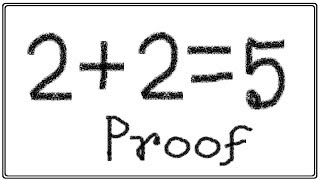
#> input picture exp 5.jpeg, 320 x 180 px, found by its file name
$ python main.py
#> lines starting #> are read from the running program, lines starting #| are printed output that depends on the picture; after the words box and inside, x2 and y2 are one past the last pixel; in counts of white or black regions, pixels touching at a corner belong together
import cv2
import numpy as np
import pytesseract
from PIL import Image

# Path of working folder on Disk
src_path = "C:/math exp/"


# Set the tesseract path in the script
pytesseract.pytesseract.tesseract_cmd = r'C:\Program Files\Tesseract-OCR\tesseract.exe'


def get_string(img_path, tub_kernel):
    # Read image with opencv
#> called with img_path = 'C:/math exp/exp 5.jpeg', tub_kernel = (2, 3)
    img = cv2.imread(img_path)
#> img is the input picture: shape (180, 320, 3); min 0, max 255, mean 224.5

    # Convert to gray
    gray = cv2.cvtColor(img, cv2.COLOR_BGR2GRAY)

    # Apply dilation and erosion to remove some noise
    kernel = np.ones(tub_kernel, np.uint8)
    gray = cv2.dilate(gray, kernel, iterations=1)
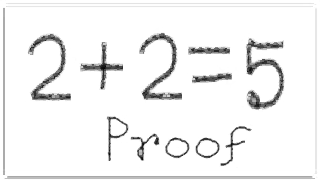
#> gray: shape (180, 320); min 4, max 255, mean 241.2
    gray = cv2.erode(gray, kernel, iterations=2)
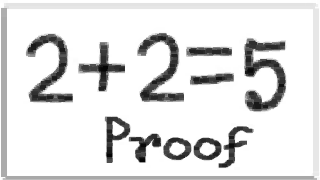
#> gray: shape (180, 320); min 4, max 255, mean 225.1

    # Write image after removed noise
    cv2.imwrite(src_path + "removed_noise.png", gray)

    #  Apply threshold to get image with only black and white
    # img = cv2.adaptiveThreshold(img, 255, cv2.ADAPTIVE_THRESH_GAUSSIAN_C, cv2.THRESH_BINARY, 31, 2)
    _, gray = cv2.threshold(gray, 127, 255, cv2.THRESH_BINARY)
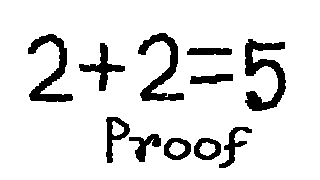
#> gray: shape (180, 320); 88.4% white; 11 black regions, largest, box (x1, y1, x2, y2) and area: (245, 39, 286, 111) 1362, (138, 33, 184, 101) 1093, (28, 34, 73, 102) 1088

    # Write the image after apply opencv
    cv2.imwrite(src_path + "thres.png", gray)

    # Recognize text with tesseract for python
#> (the run stopped early here; a loop or call above may not have finished)

$ run again, with exp 1.jpeg copied over exp 5.jpeg
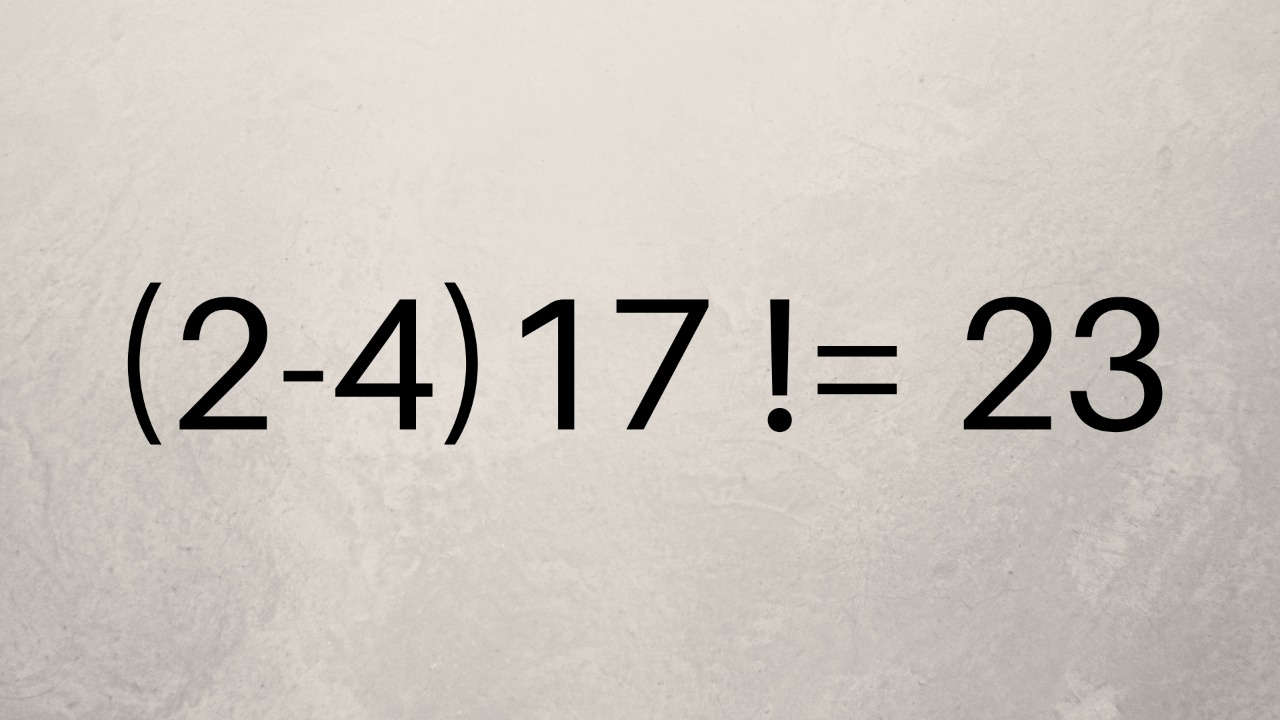
#> input picture exp 1.jpeg, 1280 x 720 px, found by its file name
#> in get_string, img is the input picture: shape (720, 1280, 3); mean B, G, R 191.3, 198.6, 204.9
#> in get_string, `gray = cv2.erode(gray, kernel, iterations=2)`:
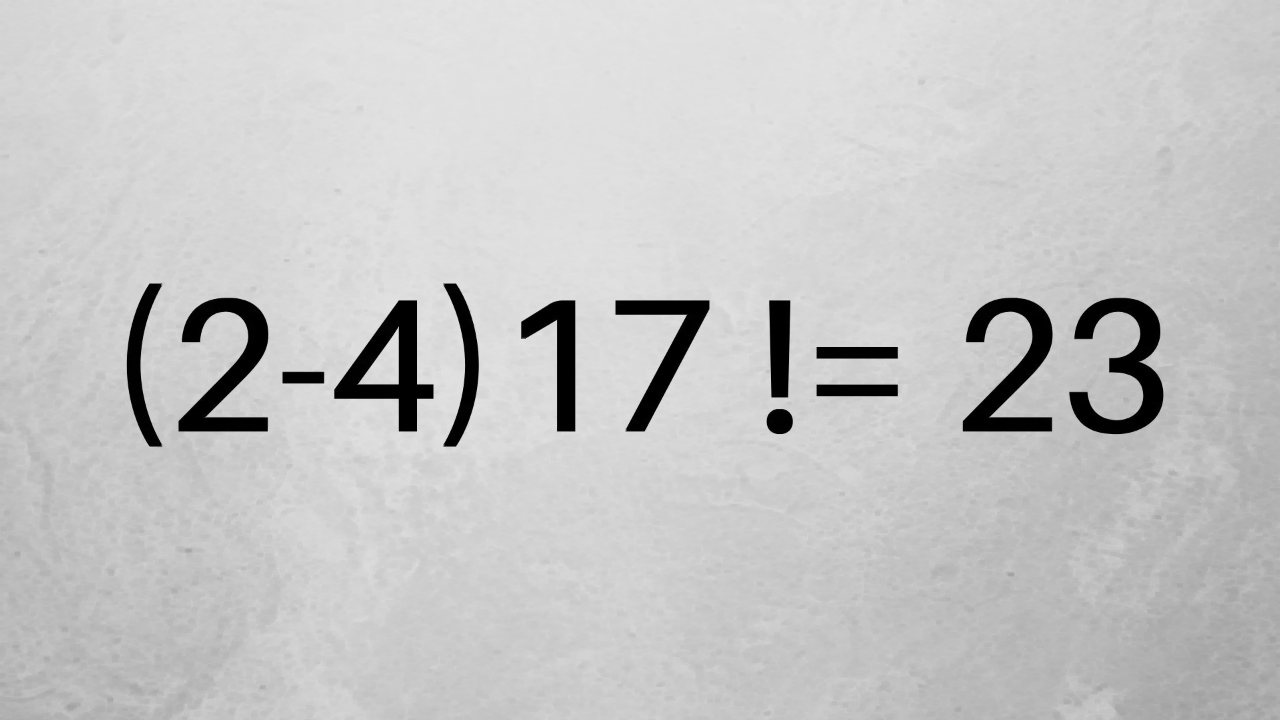
#> gray: shape (720, 1280); min 0, max 230, mean 198.2
#> in get_string, `_, gray = cv2.threshold(gray, 127, 255, cv2.THRESH_BINARY)`:
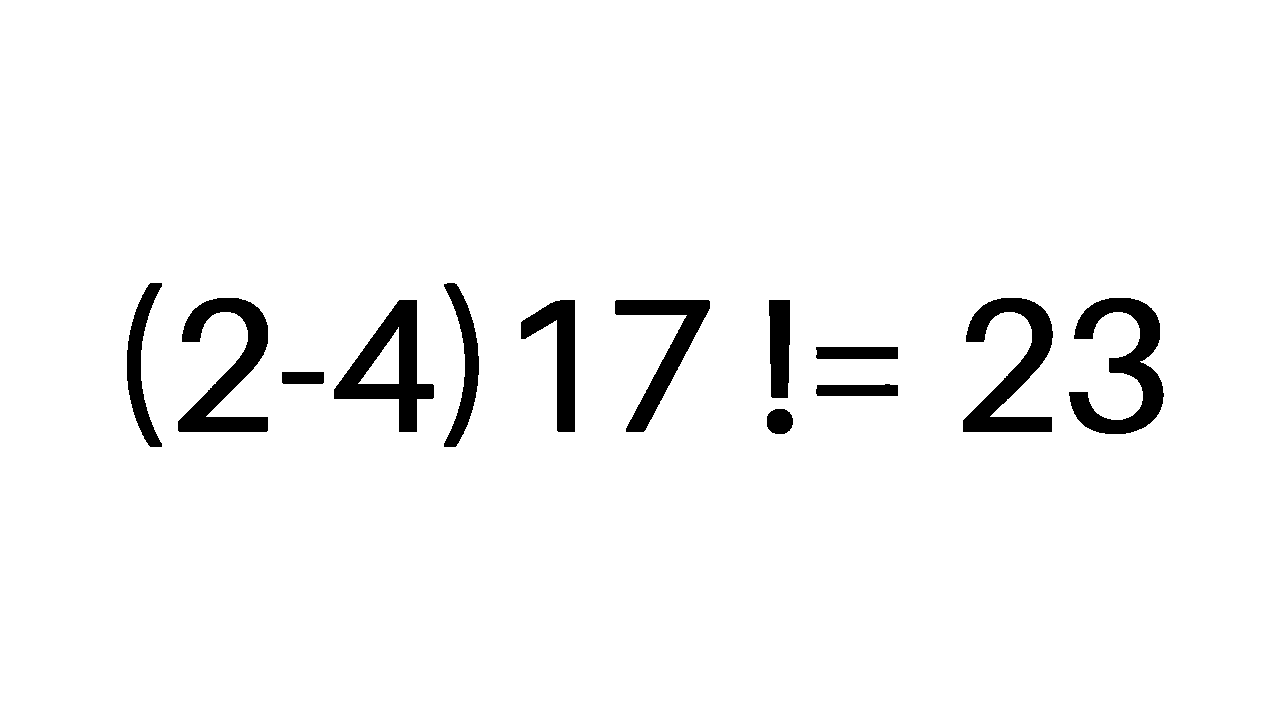
#> gray: shape (720, 1280); 96% white; 13 black regions, largest, box (x1, y1, x2, y2) and area: (1069, 298, 1164, 434) 5336, (963, 298, 1053, 432) 5056, (178, 298, 268, 432) 5036

$ run again, with exp 3.jpeg copied over exp 5.jpeg
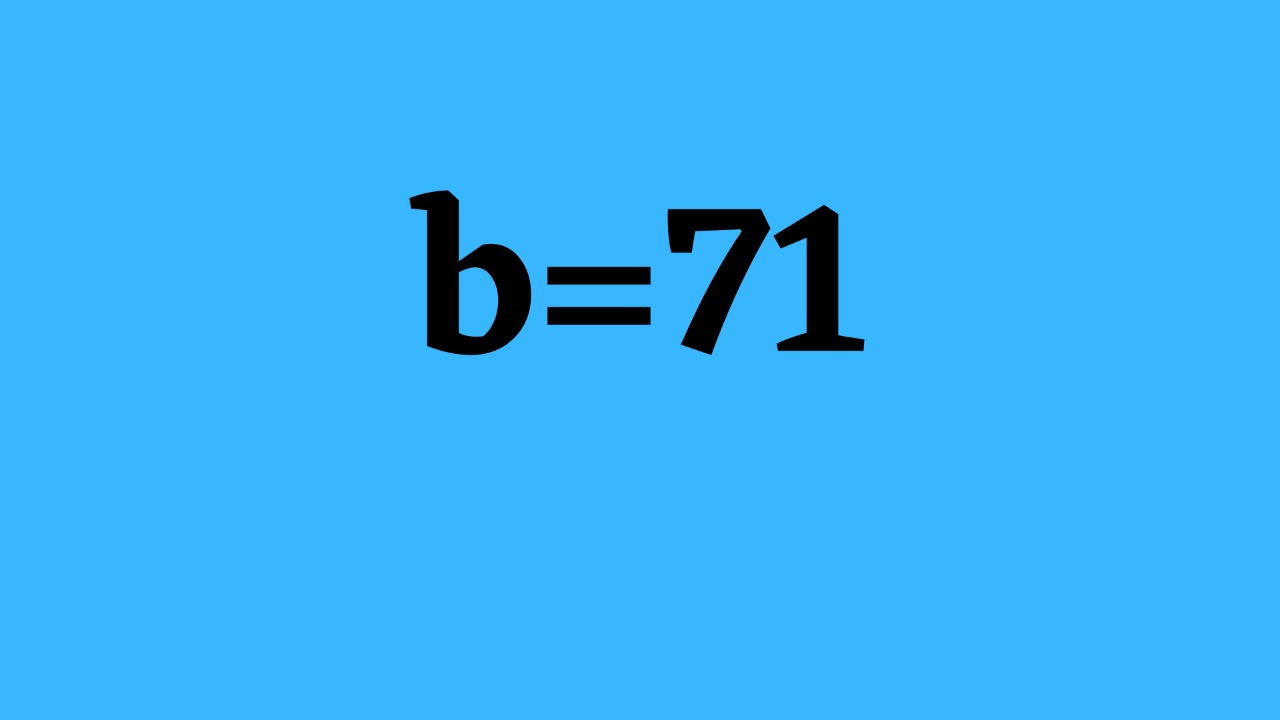
#> input picture exp 3.jpeg, 1280 x 720 px, found by its file name
#> in get_string, img is the input picture: shape (720, 1280, 3); mean B, G, R 248, 177, 54.5
#> in get_string, `gray = cv2.cvtColor(img, cv2.COLOR_BGR2GRAY)`:
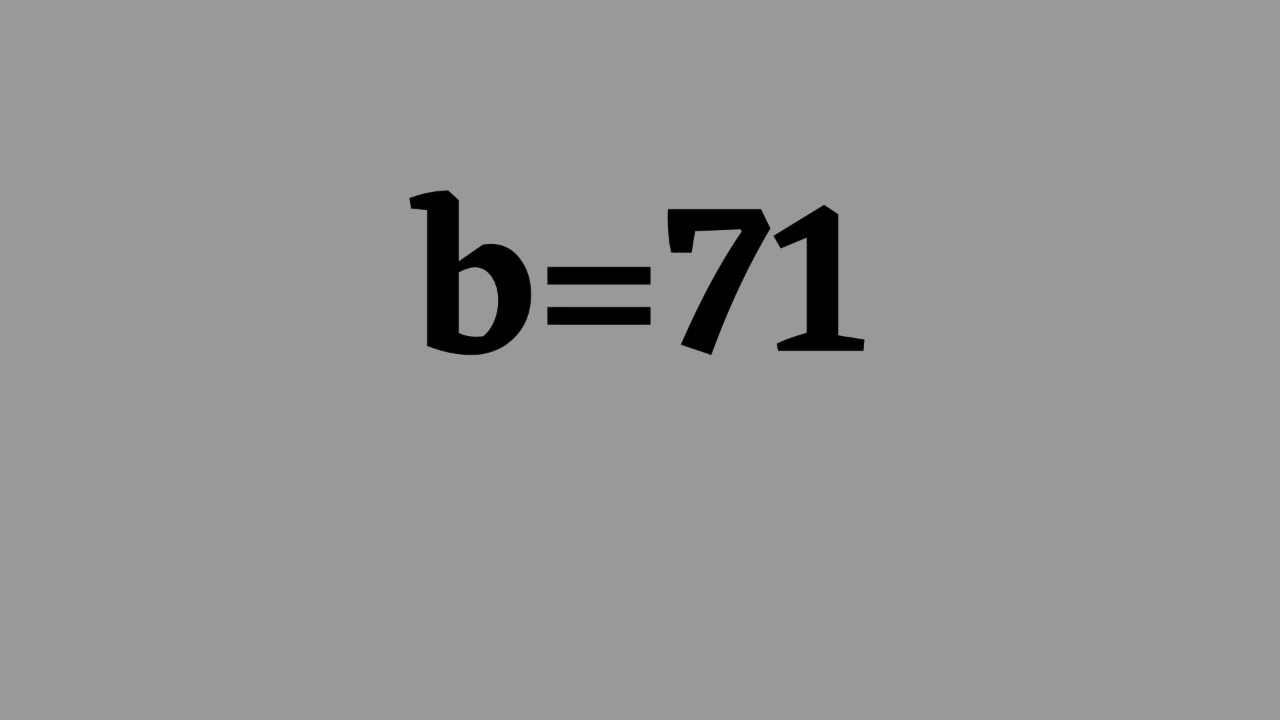
#> gray: shape (720, 1280); min 0, max 164, mean 148.8
#> in get_string, `_, gray = cv2.threshold(gray, 127, 255, cv2.THRESH_BINARY)`:
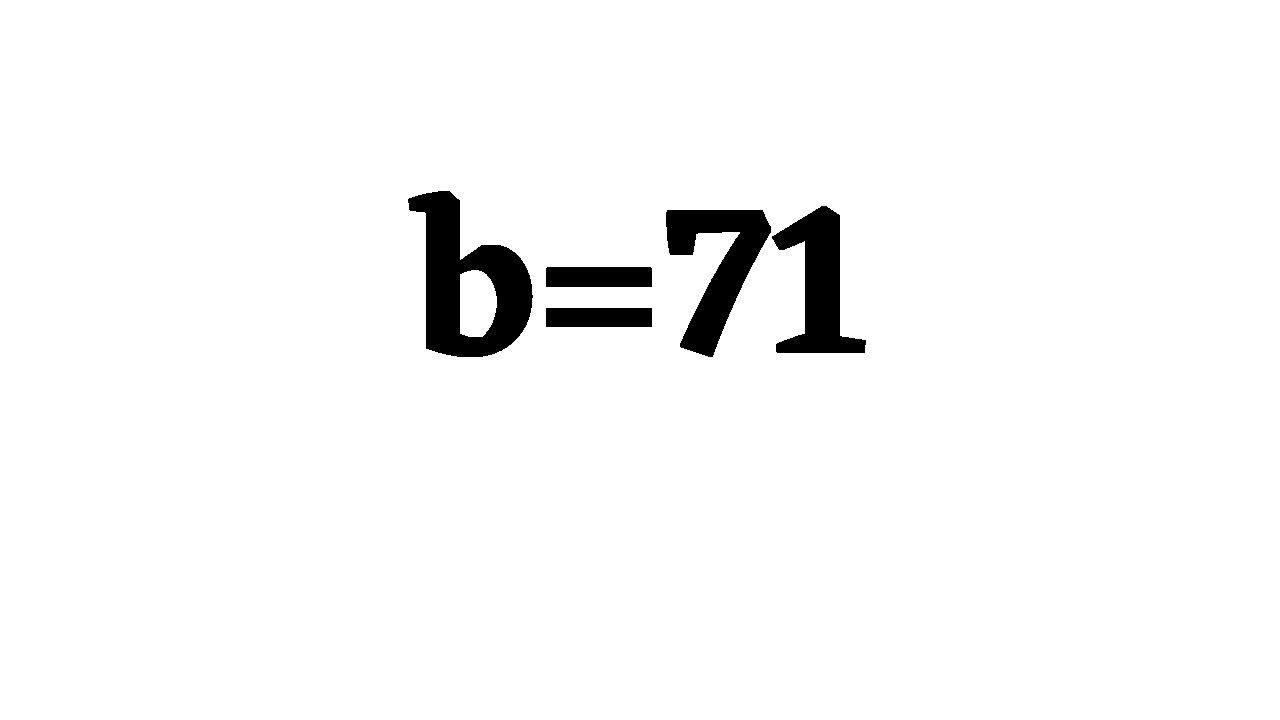
#> gray: shape (720, 1280); 97% white; 5 black regions, box (x1, y1, x2, y2) and area: (408, 191, 533, 357) 10421, (666, 210, 771, 357) 7003, (772, 206, 866, 353) 6428, (546, 267, 652, 287) 2118, (546, 308, 652, 327) 2014
